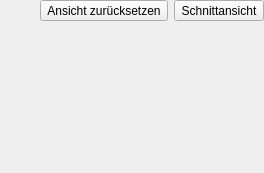
<?xml version='1.0' encoding='UTF-8'?>
<ui version="4.0">
 <class>previewPanel</class>
 <widget class="QWidget" name="previewPanel">
  <layout class="QVBoxLayout" name="previewContainerLayout">
   <property name="leftMargin">
    <number>0</number>
   </property>
   <property name="topMargin">
    <number>0</number>
   </property>
   <property name="rightMargin">
    <number>0</number>
   </property>
   <property name="bottomMargin">
    <number>0</number>
   </property>
   <item>
    <layout class="QHBoxLayout" name="previewControlsLayout">
     <item>
      <spacer name="horizontalSpacer_previewControls">
       <property name="orientation">
        <enum>Qt::Horizontal</enum>
       </property>
       <property name="sizeHint" stdset="0">
        <size>
         <width>40</width>
         <height>20</height>
        </size>
       </property>
      </spacer>
     </item>
     <item>
      <widget class="QToolButton" name="btn_reset_view">
       <property name="text">
        <string>Ansicht zurücksetzen</string>
       </property>
       <property name="toolTip">
        <string>Setzt Zoom und Verschiebung der Seiten-/Schnittansicht zurück, sodass Rohteil und Kontur wieder vollständig sichtbar sind. Entspricht einem Doppelklick in die Vorschau.</string>
       </property>
      </widget>
     </item>
     <item>
      <widget class="QToolButton" name="btn_slice_view">
       <property name="text">
        <string>Schnittansicht</string>
       </property>
       <property name="checkable">
        <bool>true</bool>
       </property>
       <property name="checked">
        <bool>false</bool>
       </property>
       <property name="toolTip">
        <string>Zeigt zusätzlich eine Schnittansicht. In der Seitenansicht die Schnittlinie mit der Maus verschieben.</string>
       </property>
      </widget>
     </item>
    </layout>
   </item>
   <item>
    <widget class="LathePreviewWidget" name="previewWidget" native="true">
     <property name="sizePolicy">
      <sizepolicy hsizetype="Expanding" vsizetype="Expanding">
       <horstretch>0</horstretch>
       <verstretch>0</verstretch>
      </sizepolicy>
     </property>
    </widget>
   </item>
   <item>
    <widget class="LathePreviewWidget" name="previewSliceWidget" native="true">
     <property name="visible">
      <bool>false</bool>
     </property>
     <property name="sizePolicy">
      <sizepolicy hsizetype="Expanding" vsizetype="Expanding">
       <horstretch>0</horstretch>
       <verstretch>0</verstretch>
      </sizepolicy>
     </property>
     <property name="minimumSize">
      <size>
       <width>0</width>
       <height>140</height>
      </size>
     </property>
    </widget>
   </item>
  </layout>
 </widget>
 <customwidgets>
  <customwidget>
   <class>LathePreviewWidget</class>
   <extends>QWidget</extends>
   <header>lathe_easystep_handler</header>
  </customwidget>
 </customwidgets>
 <resources/>
 <connections/>
</ui>
